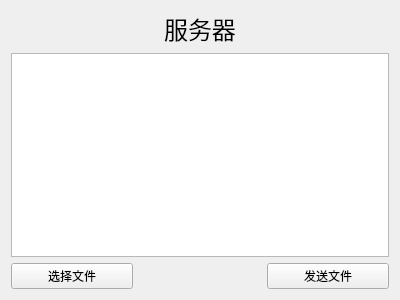
<?xml version="1.0" encoding="UTF-8"?>
<ui version="4.0">
 <class>TcpFileWidget</class>
 <widget class="QWidget" name="TcpFileWidget">
  <property name="geometry">
   <rect>
    <x>0</x>
    <y>0</y>
    <width>400</width>
    <height>300</height>
   </rect>
  </property>
  <property name="windowTitle">
   <string>TcpFileWidget</string>
  </property>
  <layout class="QGridLayout" name="gridLayout">
   <item row="0" column="0">
    <spacer name="horizontalSpacer_2">
     <property name="orientation">
      <enum>Qt::Horizontal</enum>
     </property>
     <property name="sizeHint" stdset="0">
      <size>
       <width>120</width>
       <height>20</height>
      </size>
     </property>
    </spacer>
   </item>
   <item row="0" column="1">
    <widget class="QLabel" name="label">
     <property name="font">
      <font>
       <family>楷体</family>
       <pointsize>18</pointsize>
      </font>
     </property>
     <property name="text">
      <string>服务器</string>
     </property>
     <property name="alignment">
      <set>Qt::AlignCenter</set>
     </property>
    </widget>
   </item>
   <item row="0" column="2">
    <spacer name="horizontalSpacer_3">
     <property name="orientation">
      <enum>Qt::Horizontal</enum>
     </property>
     <property name="sizeHint" stdset="0">
      <size>
       <width>120</width>
       <height>20</height>
      </size>
     </property>
    </spacer>
   </item>
   <item row="1" column="0" colspan="3">
    <widget class="QTextEdit" name="textEdit"/>
   </item>
   <item row="2" column="0">
    <widget class="QPushButton" name="pushButtonFile">
     <property name="text">
      <string>选择文件</string>
     </property>
    </widget>
   </item>
   <item row="2" column="1">
    <spacer name="horizontalSpacer">
     <property name="orientation">
      <enum>Qt::Horizontal</enum>
     </property>
     <property name="sizeHint" stdset="0">
      <size>
       <width>121</width>
       <height>20</height>
      </size>
     </property>
    </spacer>
   </item>
   <item row="2" column="2">
    <widget class="QPushButton" name="pushButtonSend">
     <property name="text">
      <string>发送文件</string>
     </property>
    </widget>
   </item>
  </layout>
 </widget>
 <layoutdefault spacing="6" margin="11"/>
 <resources/>
 <connections/>
</ui>
